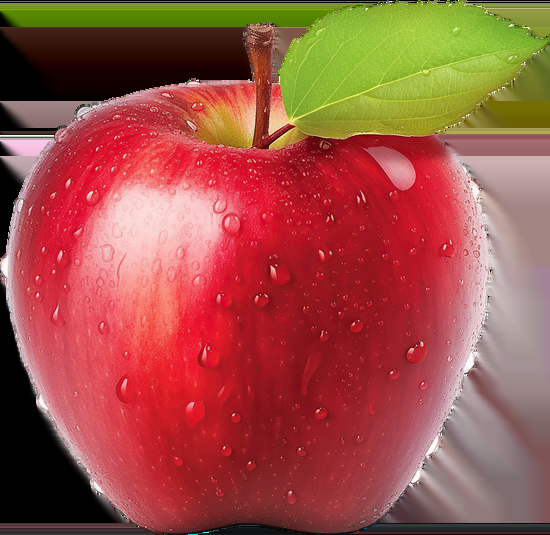
#> input picture Week 7/apple_pic.png, 550 x 535 px
$ jupyter execute Lab_Task_2_Edge_Detection_and_Contours.ipynb
#> lines starting #> are read from the running program, lines starting #| are printed output that depends on the picture; after the words box and inside, x2 and y2 are one past the last pixel; in counts of white or black regions, pixels touching at a corner belong together
# Lab Task 2: Edge Detection and Contour Detection

**Computer Vision Lab Notebook**

Prepared for Google Colab. Run each cell step by step.

## Lab Task 2: Edge Detection and Contour Detection

### Objective
Detect object boundaries using grayscale conversion, Gaussian blur, Canny edge detection, and contour detection.

### Recommended Images
Coins, fruits, shapes, stationery, or any image with clear object boundaries.

[cell 1]
import cv2
import numpy as np
import matplotlib.pyplot as plt
from google.colab import files

print("OpenCV version:", cv2.__version__)

## Step 1: Upload an Image

[cell 2]
uploaded = files.upload()
#> the answer given: apple_pic.png
image_path = list(uploaded.keys())[0]
print("Uploaded image:", image_path)

## Step 2: Read and Display Original Image

[cell 3]
img_bgr = cv2.imread(image_path)
#> img_bgr is the input picture: shape (535, 550, 3); mean B, G, R 69.6, 81.8, 157.8

if img_bgr is None:
    raise ValueError("Image could not be loaded.")

img_rgb = cv2.cvtColor(img_bgr, cv2.COLOR_BGR2RGB)

plt.figure(figsize=(7,5))
plt.imshow(img_rgb)
plt.title("Original Image")
plt.axis("off")
plt.show()

print("Image shape:", img_rgb.shape)
#| Image shape: (535, 550, 3)

## Step 3: Convert to Grayscale

[cell 4]
gray = cv2.cvtColor(img_rgb, cv2.COLOR_RGB2GRAY)
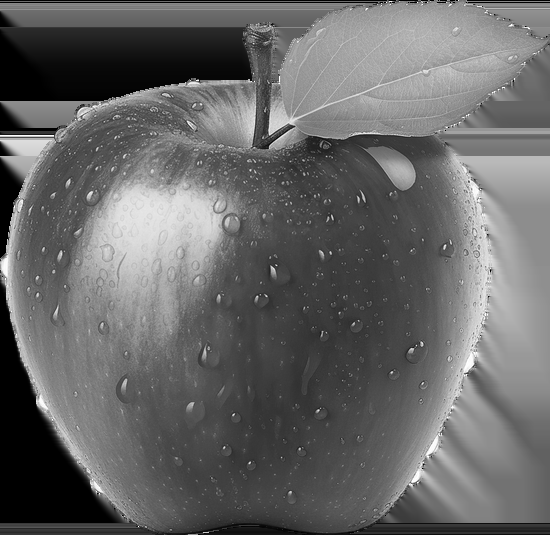
#> gray: shape (535, 550); min 0, max 255, mean 103.1

plt.figure(figsize=(7,5))
plt.imshow(gray, cmap="gray")
plt.title("Grayscale Image")
plt.axis("off")
plt.show()

## Step 4: Apply Gaussian Blur
Blurring reduces noise before edge detection.

[cell 5]
blur = cv2.GaussianBlur(gray, (5, 5), 0)

plt.figure(figsize=(7,5))
plt.imshow(blur, cmap="gray")
plt.title("Blurred Image")
plt.axis("off")
plt.show()

## Step 5: Apply Canny Edge Detection

[cell 6]
low_threshold = 100
high_threshold = 200

edges = cv2.Canny(blur, low_threshold, high_threshold)
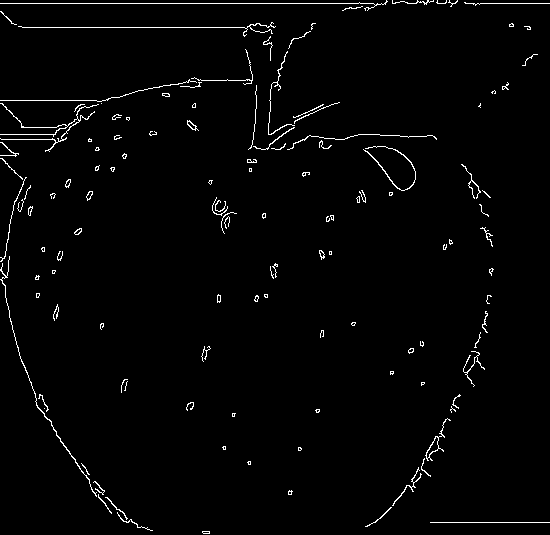
#> edges: shape (535, 550); 1.8% white in thin lines or dots

plt.figure(figsize=(7,5))
plt.imshow(edges, cmap="gray")
plt.title("Canny Edge Detection")
plt.axis("off")
plt.show()

## Step 6: Find and Draw Contours

[cell 7]
contours, hierarchy = cv2.findContours(edges, cv2.RETR_EXTERNAL, cv2.CHAIN_APPROX_SIMPLE)
#> contours = 125 contours, 109 with area under 20; largest, box (x1, y1, x2, y2) and area: (425, 418, 451, 461) 134, (0, 256, 97, 497) 74, (0, 103, 99, 152) 64, (363, 146, 416, 191) 57, (187, 120, 199, 131) 44

output = img_rgb.copy()
cv2.drawContours(output, contours, -1, (255, 0, 0), 2)
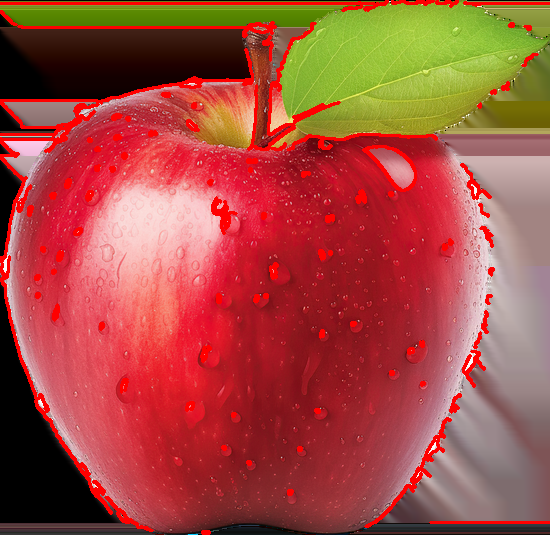
#> output: shape (535, 550, 3); mean R, G, B 163.8, 76, 64.6

plt.figure(figsize=(7,5))
plt.imshow(output)
plt.title("Detected Contours")
plt.axis("off")
plt.show()

print("Total contours detected:", len(contours))
#| Total contours detected: 125

## Step 7: Filter Small Contours
Sometimes noise creates small contours. We remove very small areas.

[cell 8]
min_area = 100

filtered_contours = []
for cnt in contours:
    area = cv2.contourArea(cnt)
    if area > min_area:
        filtered_contours.append(cnt)
#> this loop made 125 passes
#> area on passes 9, 15, 27, 40, 47, 50, 54: 32.5, 134.5, 21.5, 20.5, 74.5, 26, 28
#> after the loop, filtered_contours = 1 contour; box (x1, y1, x2, y2) and area: (425, 418, 451, 461) 134

filtered_output = img_rgb.copy()
cv2.drawContours(filtered_output, filtered_contours, -1, (0, 255, 0), 2)
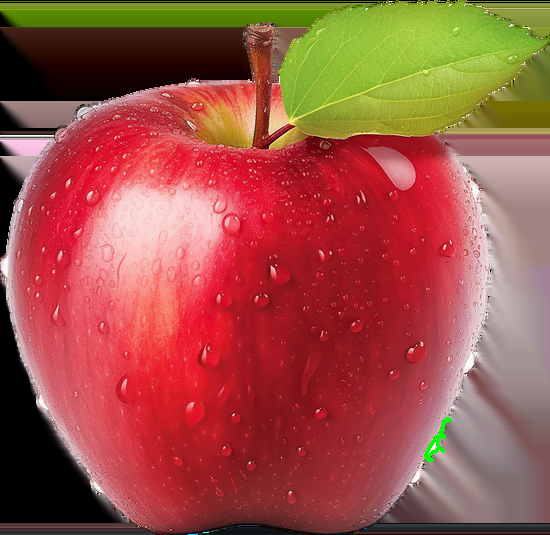
#> filtered_output: shape (535, 550, 3); mean R, G, B 157.5, 81.9, 69.4

plt.figure(figsize=(7,5))
plt.imshow(filtered_output)
plt.title(f"Filtered Contours: Area > {min_area}")
plt.axis("off")
plt.show()

print("Filtered object count:", len(filtered_contours))
#| Filtered object count: 1

## Step 8: Draw Bounding Boxes around Contours

[cell 9]
box_output = img_rgb.copy()

for cnt in filtered_contours:
    x, y, w, h = cv2.boundingRect(cnt)
    cv2.rectangle(box_output, (x, y), (x+w, y+h), (255, 0, 0), 2)
#> this loop made 1 pass
#> (x, y, w, h) on pass 1: (425, 418, 26, 43)
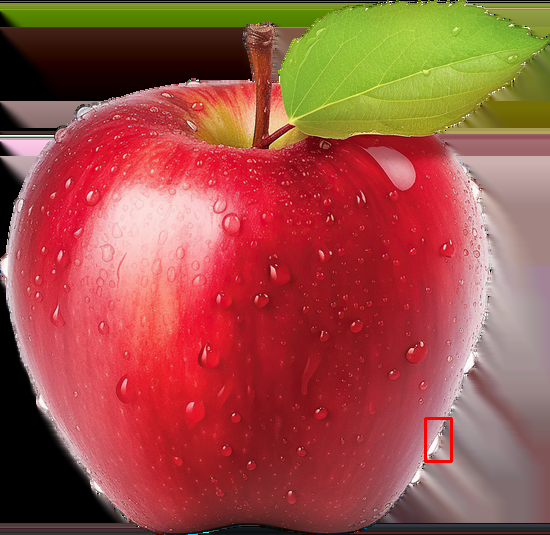
#> box_output: shape (535, 550, 3); mean R, G, B 157.9, 81.6, 69.4

plt.figure(figsize=(7,5))
plt.imshow(box_output)
plt.title("Bounding Boxes around Detected Objects")
plt.axis("off")
plt.show()

## Step 9: Display Complete Workflow

[cell 10]
plt.figure(figsize=(16,10))

plt.subplot(2,3,1)
plt.imshow(img_rgb)
plt.title("Original")
plt.axis("off")

plt.subplot(2,3,2)
plt.imshow(gray, cmap="gray")
plt.title("Grayscale")
plt.axis("off")

plt.subplot(2,3,3)
plt.imshow(blur, cmap="gray")
plt.title("Blur")
plt.axis("off")

plt.subplot(2,3,4)
plt.imshow(edges, cmap="gray")
plt.title("Edges")
plt.axis("off")

plt.subplot(2,3,5)
plt.imshow(filtered_output)
plt.title("Contours")
plt.axis("off")

plt.subplot(2,3,6)
plt.imshow(box_output)
plt.title("Bounding Boxes")
plt.axis("off")

plt.show()
